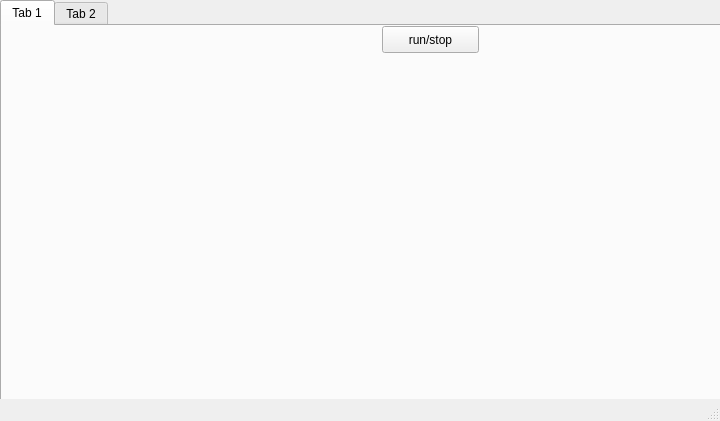
<?xml version="1.0" encoding="UTF-8"?>
<ui version="4.0">
 <class>MainWindow</class>
 <widget class="QMainWindow" name="MainWindow">
  <property name="geometry">
   <rect>
    <x>0</x>
    <y>0</y>
    <width>720</width>
    <height>421</height>
   </rect>
  </property>
  <property name="windowTitle">
   <string>MainWindow</string>
  </property>
  <widget class="QWidget" name="centralwidget">
   <widget class="QTabWidget" name="tabWidget">
    <property name="geometry">
     <rect>
      <x>0</x>
      <y>0</y>
      <width>731</width>
      <height>421</height>
     </rect>
    </property>
    <property name="currentIndex">
     <number>0</number>
    </property>
    <widget class="QWidget" name="tab">
     <attribute name="title">
      <string>Tab 1</string>
     </attribute>
     <widget class="Q3TextEdit" name="serial_output">
      <property name="geometry">
       <rect>
        <x>0</x>
        <y>0</y>
        <width>381</width>
        <height>371</height>
       </rect>
      </property>
     </widget>
     <widget class="QPushButton" name="startButton">
      <property name="geometry">
       <rect>
        <x>380</x>
        <y>0</y>
        <width>97</width>
        <height>27</height>
       </rect>
      </property>
      <property name="text">
       <string>run/stop</string>
      </property>
     </widget>
    </widget>
    <widget class="QWidget" name="tab_2">
     <attribute name="title">
      <string>Tab 2</string>
     </attribute>
    </widget>
   </widget>
  </widget>
  <widget class="QStatusBar" name="statusbar"/>
 </widget>
 <customwidgets>
  <customwidget>
   <class>Q3Frame</class>
   <extends>QFrame</extends>
   <header>Qt3Support/Q3Frame</header>
   <container>1</container>
  </customwidget>
  <customwidget>
   <class>Q3TextEdit</class>
   <extends>Q3Frame</extends>
   <header>q3textedit.h</header>
  </customwidget>
 </customwidgets>
 <resources/>
 <connections/>
</ui>
